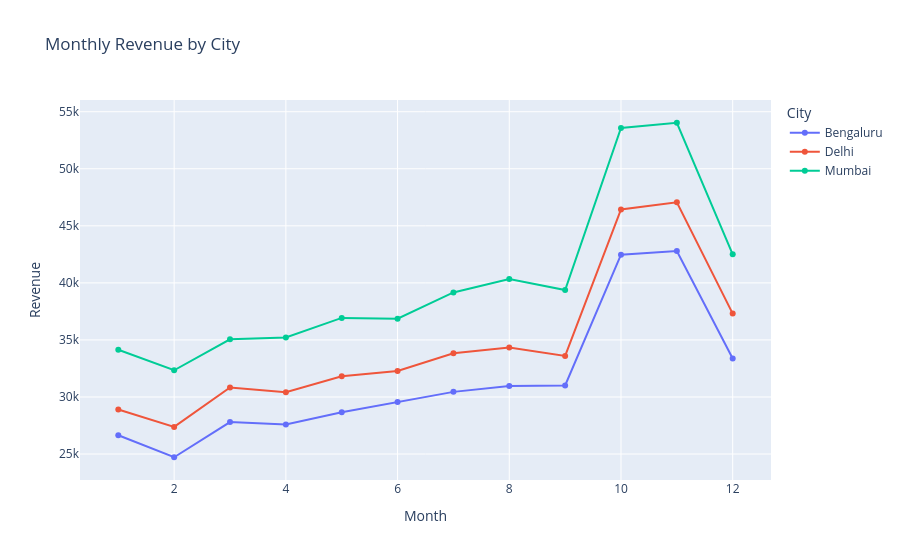
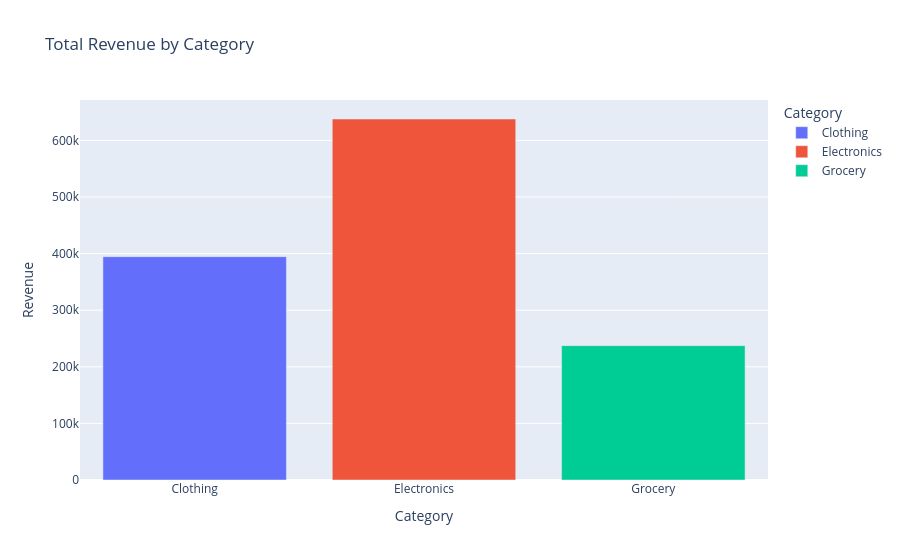
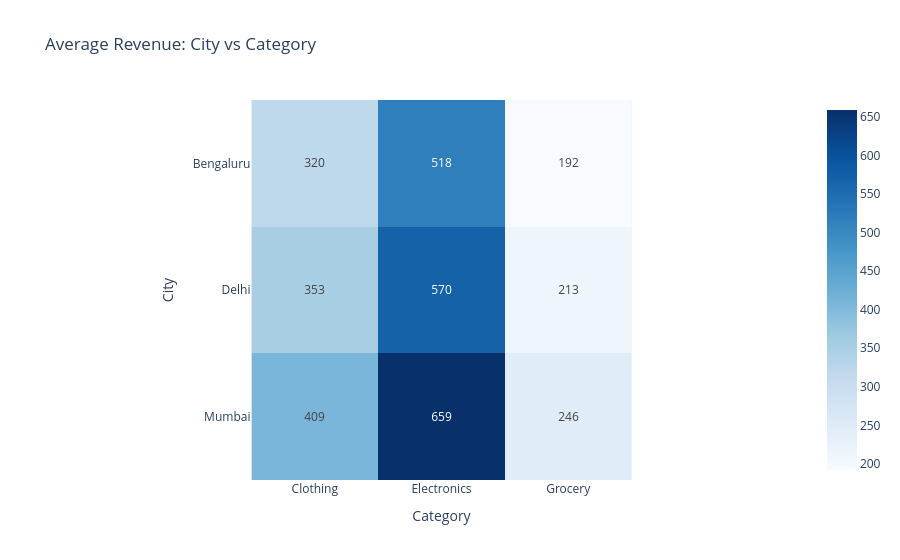
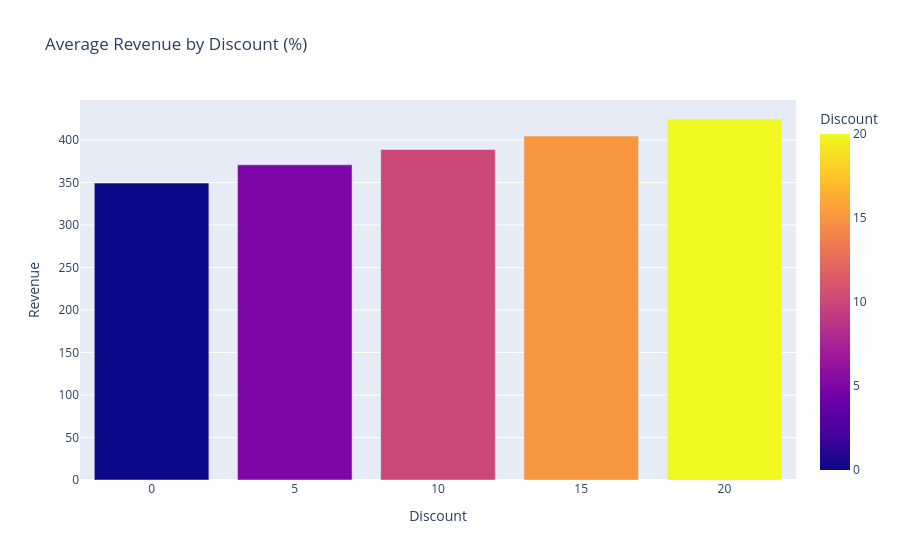

Notebook cell for these charts, in order:
### Markdown cell above
## Part B: Interactive Dashboard

### Code cell
# task7
# fig_a: Line chart of monthly revenue for each city
monthly = clean.groupby(["Month", "City"], as_index=False)["Revenue"].sum()
fig_a = px.line(monthly, x="Month", y="Revenue", color="City", markers=True, title="Monthly Revenue by City")

# fig_b: Bar chart of total revenue for each category
category_total = clean.groupby("Category", as_index=False)["Revenue"].sum()
fig_b = px.bar(category_total, x="Category", y="Revenue", color="Category", title="Total Revenue by Category")

# fig_c: Heatmap of average revenue by city and category
pv_clean = clean.pivot_table(index="City", columns="Category", values="Revenue", aggfunc="mean")
fig_c = px.imshow(pv_clean, text_auto=".0f", color_continuous_scale="Blues", title="Average Revenue: City vs Category")

# fig_d: Bar chart of average revenue for each discount level
discount_mean = clean.groupby("Discount", as_index=False)["Revenue"].mean()
fig_d = px.bar(discount_mean, x="Discount", y="Revenue", color="Discount", title="Average Revenue by Discount (%)")

fig_a.show()
fig_b.show()
fig_c.show()
fig_d.show()

### Figure 1 — Plotly figure (JSON) as saved in the notebook; plotly's stock layout.template omitted (floating-point values rounded to 4 significant figures)
{"data": [{"hovertemplate": "City=Bengaluru<br>Month=%{x}<br>Revenue=%{y}<extra></extra>", "legendgroup": "Bengaluru", "line": {"color": "#636efa", "dash": "solid"}, "marker": {"symbol": "circle"}, "mode": "lines+markers", "name": "Bengaluru", "orientation": "v", "showlegend": true, "type": "scatter", "x": [1, 2, 3, 4, 5, 6, 7, 8, 9, 10, 11, 12], "xaxis": "x", "y": [26650.0, 24720.0, 27800.0, 27590.0, 28670.0, 29550.0, 30450.0, 30950.0, 31010.0, 42470.0, 42780.0, 33370.0], "yaxis": "y"}, {"hovertemplate": "City=Delhi<br>Month=%{x}<br>Revenue=%{y}<extra></extra>", "legendgroup": "Delhi", "line": {"color": "#EF553B", "dash": "solid"}, "marker": {"symbol": "circle"}, "mode": "lines+markers", "name": "Delhi", "orientation": "v", "showlegend": true, "type": "scatter", "x": [1, 2, 3, 4, 5, 6, 7, 8, 9, 10, 11, 12], "xaxis": "x", "y": [28900.0, 27380.0, 30830.0, 30420.0, 31810.0, 32280.0, 33830.0, 34330.0, 33600.0, 46440.0, 47070.0, 37310.0], "yaxis": "y"}, {"hovertemplate": "City=Mumbai<br>Month=%{x}<br>Revenue=%{y}<extra></extra>", "legendgroup": "Mumbai", "line": {"color": "#00cc96", "dash": "solid"}, "marker": {"symbol": "circle"}, "mode": "lines+markers", "name": "Mumbai", "orientation": "v", "showlegend": true, "type": "scatter", "x": [1, 2, 3, 4, 5, 6, 7, 8, 9, 10, 11, 12], "xaxis": "x", "y": [34140.0, 32340.0, 35050.0, 35220.0, 36930.0, 36850.0, 39160.0, 40330.0, 39380.0, 53570.0, 54030.0, 42510.0], "yaxis": "y"}], "layout": {"legend": {"title": {"text": "City"}, "tracegroupgap": 0}, "title": {"text": "Monthly Revenue by City"}, "xaxis": {"anchor": "y", "domain": [0, 1], "title": {"text": "Month"}}, "yaxis": {"anchor": "x", "domain": [0, 1], "title": {"text": "Revenue"}}}}

### Figure 2 — Plotly figure (JSON) as saved in the notebook; plotly's stock layout.template omitted (floating-point values rounded to 4 significant figures)
{"data": [{"hovertemplate": "Category=%{x}<br>Revenue=%{y}<extra></extra>", "legendgroup": "Clothing", "marker": {"color": "#636efa", "pattern": {"shape": ""}}, "name": "Clothing", "orientation": "v", "showlegend": true, "textposition": "auto", "type": "bar", "x": ["Clothing"], "xaxis": "x", "y": [394600.0], "yaxis": "y"}, {"hovertemplate": "Category=%{x}<br>Revenue=%{y}<extra></extra>", "legendgroup": "Electronics", "marker": {"color": "#EF553B", "pattern": {"shape": ""}}, "name": "Electronics", "orientation": "v", "showlegend": true, "textposition": "auto", "type": "bar", "x": ["Electronics"], "xaxis": "x", "y": [637800.0], "yaxis": "y"}, {"hovertemplate": "Category=%{x}<br>Revenue=%{y}<extra></extra>", "legendgroup": "Grocery", "marker": {"color": "#00cc96", "pattern": {"shape": ""}}, "name": "Grocery", "orientation": "v", "showlegend": true, "textposition": "auto", "type": "bar", "x": ["Grocery"], "xaxis": "x", "y": [237400.0], "yaxis": "y"}], "layout": {"barmode": "relative", "legend": {"title": {"text": "Category"}, "tracegroupgap": 0}, "title": {"text": "Total Revenue by Category"}, "xaxis": {"anchor": "y", "categoryarray": ["Clothing", "Electronics", "Grocery"], "categoryorder": "array", "domain": [0, 1], "title": {"text": "Category"}}, "yaxis": {"anchor": "x", "domain": [0, 1], "title": {"text": "Revenue"}}}}

### Figure 3 — Plotly figure (JSON) as saved in the notebook; plotly's stock layout.template omitted (floating-point values rounded to 4 significant figures)
{"data": [{"coloraxis": "coloraxis", "hovertemplate": "Category: %{x}<br>City: %{y}<br>color: %{z}<extra></extra>", "name": "0", "texttemplate": "%{z:.0f}", "type": "heatmap", "x": ["Clothing", "Electronics", "Grocery"], "xaxis": "x", "y": ["Bengaluru", "Delhi", "Mumbai"], "yaxis": "y", "z": [[320.2, 518.3, 192.1], [353.2, 570.0, 213.1], [408.5, 659.0, 246.2]]}], "layout": {"coloraxis": {"autocolorscale": false, "colorscale": [[0, "rgb(247,251,255)"], [0.125, "rgb(222,235,247)"], [0.25, "rgb(198,219,239)"], [0.375, "rgb(158,202,225)"], [0.5, "rgb(107,174,214)"], [0.625, "rgb(66,146,198)"], [0.75, "rgb(33,113,181)"], [0.875, "rgb(8,81,156)"], [1, "rgb(8,48,107)"]]}, "title": {"text": "Average Revenue: City vs Category"}, "xaxis": {"anchor": "y", "constrain": "domain", "domain": [0, 1], "scaleanchor": "y", "title": {"text": "Category"}}, "yaxis": {"anchor": "x", "autorange": "reversed", "constrain": "domain", "domain": [0, 1], "title": {"text": "City"}}}}

### Figure 4 — Plotly figure (JSON) as saved in the notebook; plotly's stock layout.template omitted (floating-point values rounded to 4 significant figures)
{"data": [{"hovertemplate": "Discount=%{marker.color}<br>Revenue=%{y}<extra></extra>", "legendgroup": "", "marker": {"color": [0, 5, 10, 15, 20], "coloraxis": "coloraxis", "pattern": {"shape": ""}}, "name": "", "orientation": "v", "showlegend": false, "textposition": "auto", "type": "bar", "x": [0, 5, 10, 15, 20], "xaxis": "x", "y": [349.3, 370.8, 388.9, 404.6, 424.7], "yaxis": "y"}], "layout": {"barmode": "relative", "coloraxis": {"colorbar": {"title": {"text": "Discount"}}, "colorscale": [[0, "#0d0887"], [0.1111, "#46039f"], [0.2222, "#7201a8"], [0.3333, "#9c179e"], [0.4444, "#bd3786"], [0.5556, "#d8576b"], [0.6667, "#ed7953"], [0.7778, "#fb9f3a"], [0.8889, "#fdca26"], [1, "#f0f921"]]}, "legend": {"tracegroupgap": 0}, "title": {"text": "Average Revenue by Discount (%)"}, "xaxis": {"anchor": "y", "domain": [0, 1], "title": {"text": "Discount"}}, "yaxis": {"anchor": "x", "domain": [0, 1], "title": {"text": "Revenue"}}}}
